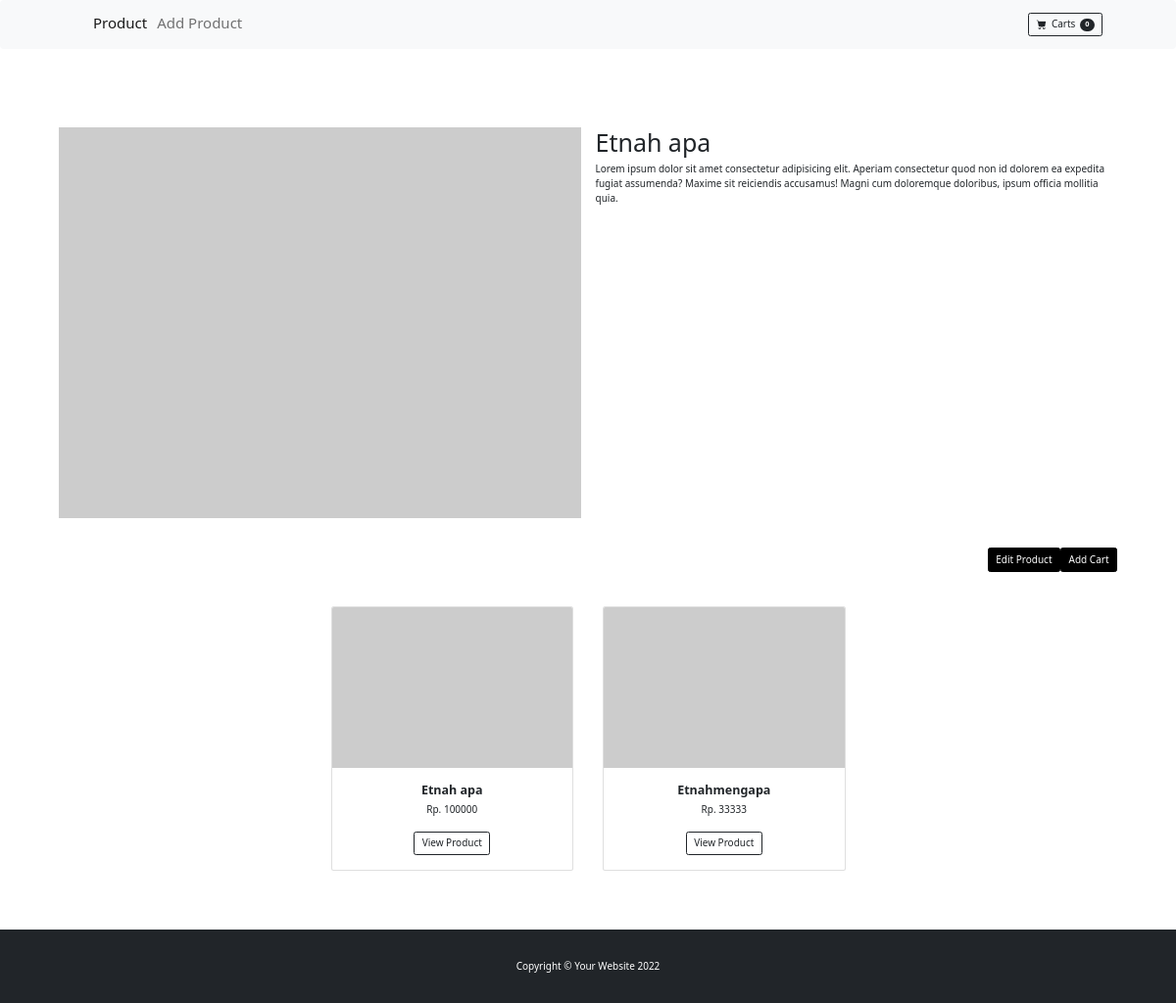
The app's page /product/ViewDetail/1, older data.
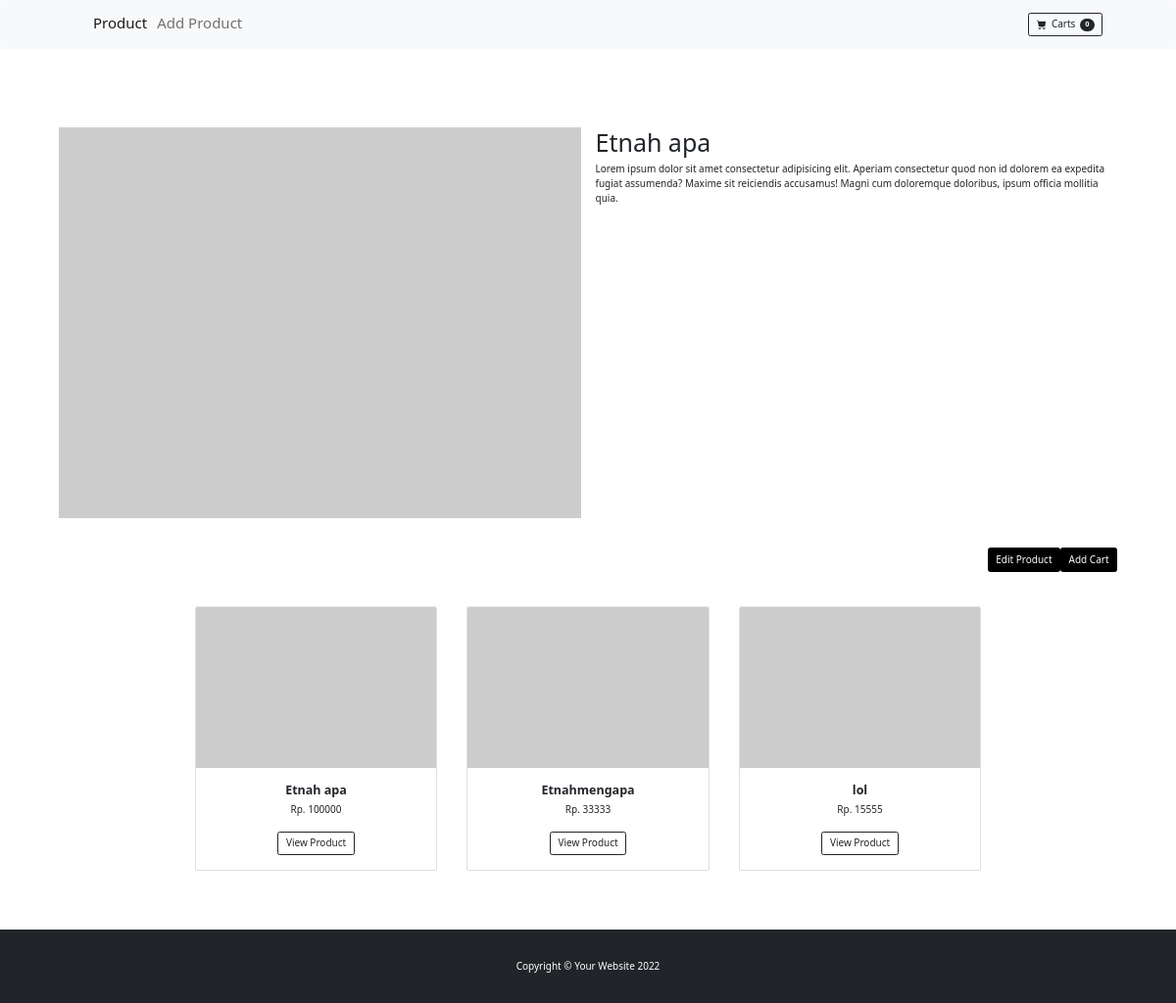
The same page, newer data.
### tables this page shows
CREATE TABLE `products` (
  `id` bigint(20) NOT NULL,
  `product_name` longtext NOT NULL,
  `product_image` longtext NOT NULL,
  `product_price` int(10) NOT NULL,
  `product_qty` int(10) NOT NULL,
  `product_description` longtext NOT NULL,
  `Featured` tinyint(1) DEFAULT NULL,
  `show_hide` tinyint(1) DEFAULT NULL
);

### application/controllers/Product.php (called while the page is built, shortened)
<?php
Class Product extends CI_Controller{
    public function __construct(){
        $this->load->model('Product_model');
        $this->load->library('form_validation');
    }
    public function ViewDetail($id){
        $data['judul'] = 'Detail Product';
        $data['products'] = $this->Product_model->getProductById($id);
        $list['list'] = $this->Product_model->getAllProduct();
        $this->load->view('templates/header', $data);
        $this->load->view('home/detail', $list);
        $this->load->view('templates/footer');
    }
}
?>

### index.php (called while the page is built, shortened)
<?php
require_once BASEPATH.'core/CodeIgniter.php';

### application/models/Product_model.php (called while the page is built, shortened)
<?php
class Product_model extends CI_model{
    public function getAllProduct(){
        return $this->db->get('products')->result_array();
    }
    public function getProductById($id){
        return $this->db->get_where('products', ['id' => $id])->row_array();
    }
}

### application/views/home/detail.php (the view)
<section class="py-5">
            <div class="container px-4 px-lg-5 mt-5">
                <div class="row  justify-content-center">
                    <div class="col-6 mb-5">
                        <img class="img" src="https://dummyimage.com/400x300/dee2e6/6c757d.jpg" width = "100%"  alt="..." />
                     </div>
                     <div class="col-6">
                         <h1><?=$products['product_name'];?></h1>
                         <p>Lorem ipsum dolor sit amet consectetur adipisicing elit. Aperiam consectetur quod non id dolorem ea expedita fugiat assumenda?
                             Maxime sit reiciendis accusamus! Magni cum doloremque doloribus, ipsum officia mollitia quia.</p>
                     </div>
                     <div class="col mb-2" style="padding: left 10px; " >
                                <a href="<?= base_url(); ?>cart/CreateCart/<?=$products['id'];?>" class="btn btn-primary" style="float :right;">Add Cart</a>
                                <a href="<?= base_url(); ?>product/FormEditProduct/<?=$products['id'];?>" class="btn btn-primary" style="float :right;">Edit Product</a>
                             </div>
                </div>
            </div>
            <div class="container px-4 px-lg-5 mt-5">
                <div class="row gx-4 gx-lg-5 row-cols-2 row-cols-md-3 row-cols-xl-4 justify-content-center">
                     <?php foreach($list as $prod) : ?>
                    <div class="col mb-5">
                        <div class="card h-100">
                            <img class="card-img-top" src="https://dummyimage.com/450x300/dee2e6/6c757d.jpg" alt="..." />
                            <div class="card-body p-4">
                                <div class="text-center">
                                    <h5 class="fw-bolder"><?= $prod['product_name'];?> </h5>
                                   Rp. <?= $prod['product_price'];?>
                                </div>
                            </div>
                            <div class="card-footer p-4 pt-0 border-top-0 bg-transparent">
                                <div class="text-center"><a href="<?= base_url(); ?>product/ViewDetail/<?=$prod['id'];?>"class="btn btn-outline-dark mt-auto" href="#">View Product</a></div>
                            </div>
                        </div>
                    </div>
                    <?php endforeach;?>
                </div>
            </div>
</section>

Row changes from the older to the newer data that the page shows:
added products: product_name "lol", product_price "15555"
